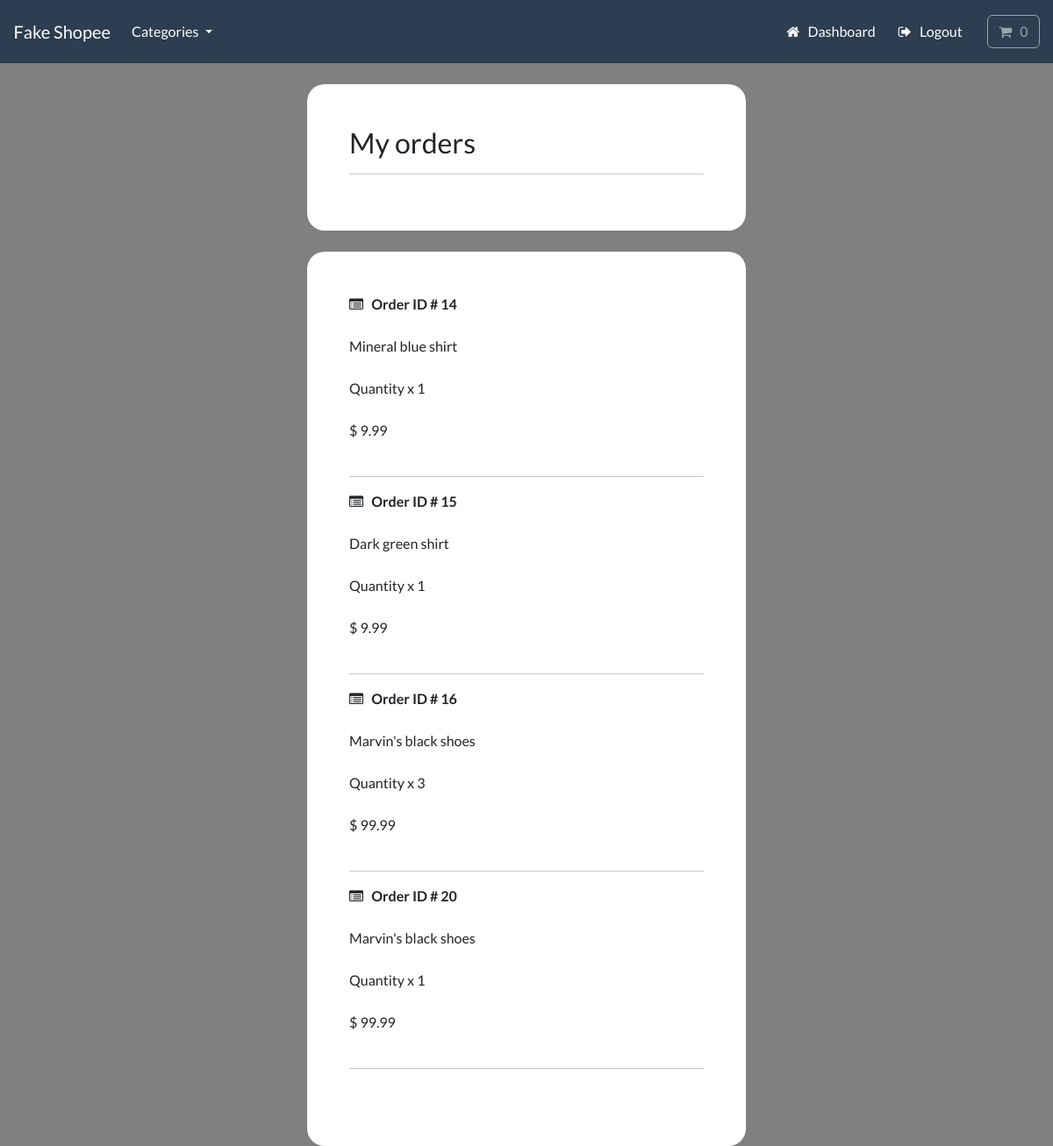
Page /account/track-orders (signed in) on the committed database.
### payment/models.py (models this page shows, shortened)
class OrderItem(models.Model):
    order = models.ForeignKey(Order, on_delete=models.CASCADE, null=True)
    product = models.ForeignKey(Product, on_delete=models.CASCADE, null=True)
    quantity = models.PositiveBigIntegerField(default=1)
    price = models.DecimalField(max_digits=8, decimal_places=2)
    user = models.ForeignKey(
        User, on_delete=models.CASCADE, null=True, blank=True)

### store/models.py (models this page shows, shortened)
class Product(models.Model):
    category = models.ForeignKey(
        Category, related_name='product', on_delete=models.CASCADE, null=True)
    title = models.CharField(max_length=250)
    brand = models.CharField(max_length=250, default='un-branded')
    description = models.TextField(blank=True)
    slug = models.SlugField(max_length=255)
    price = models.DecimalField(max_digits=4, decimal_places=2)
    image = models.ImageField(upload_to='images/')
    class Meta:
        verbose_name_plural = 'products'
    def __str__(self):
        return self.title

### account/views.py (the view)
# urls.py: path('track-orders', views.track_orders, name='track-orders'),
@login_required(login_url='my-login')
def track_orders(request):
    try:
        orders = OrderItem.objects.filter(user=request.user)
        context = {'orders': orders}
        return render(request, 'account/track-orders.html', context=context)
    except:
        return render(request, 'account/track-orders.html')

### cart/cart.py (called while the page is built)
    def __len__(self):
        return sum(item['qty'] for item in self.cart.values())

### cart/context_processors.py (called while the page is built)
def cart(request):
    return {'cart': Cart(request)}

### store/models.py (called while the page is built)
    def get_absolute_url(self):
        return reverse('list-category', args=[self.slug])

### store/views.py (called while the page is built)
def categories(request):
    all_categories = Category.objects.all()
    return {'all_categories': all_categories}

### account/templates/account/track-orders.html (shortened to what this page needs)
{% include 'store/base.html' %}
{% load static %}
{% block content %}
    <div class="container bg-white shadow-md p-5 form-layout">
        <h3> My orders</h3>
        <hr>
    </div>
    <div class="container bg-white shadow-md p-5 form-layout">
        {% for order in orders %}
            <strong><i class="fa fa-list-alt" aria-hidden="true"></i> &nbsp; Order ID # {{order.id}}</strong>
            <br> <br>
            {{order.product}}
            <br> <br>
            Quantity x {{order.quantity}}
            <br> <br>
            $ {{order.price}}
            <br><br>
            <hr>
        {% endfor %}
        <br>
    </div>
{% endblock %}

### static/css/styled.css (style rules this page uses)
.form-layout { border-radius: 20px; width: 500px; }

### account/templates/account/track-orders.html (style rules this page uses)
body { background-color: gray; }

### rows in the picture
OrderItem: id "14", product "Mineral blue shirt", quantity "1", price "9.99"
OrderItem: id "15", product "Dark green shirt", quantity "1", price "9.99"
OrderItem: id "16", product "Marvin's black shoes", quantity "3", price "99.99"
OrderItem: id "20", product "Marvin's black shoes", quantity "1", price "99.99"
